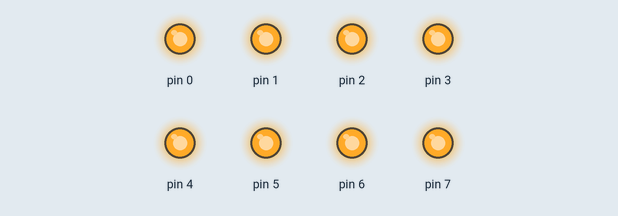
Bench run of a sketch on a simulated Arduino Uno, built with avr-gcc and run on an emulated ATmega328P. On the bench: output pins drawn as LEDs (lit = HIGH).

Above: at 0.5 s.
At 2.05 s:
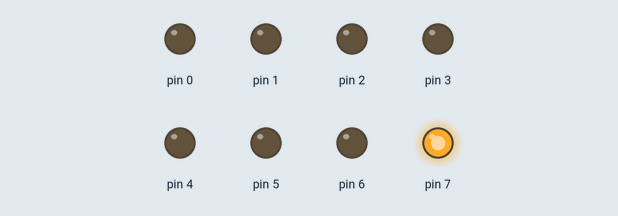
At 2.35 s:
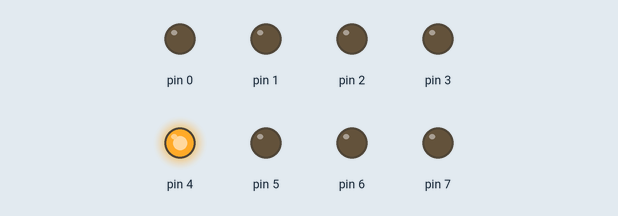
At 2.65 s:
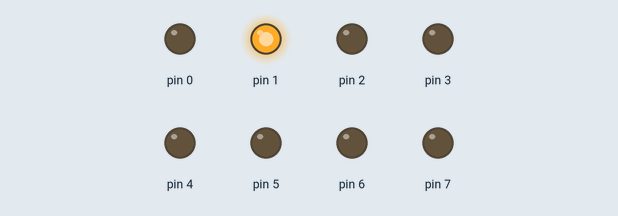
At 4.8 s:
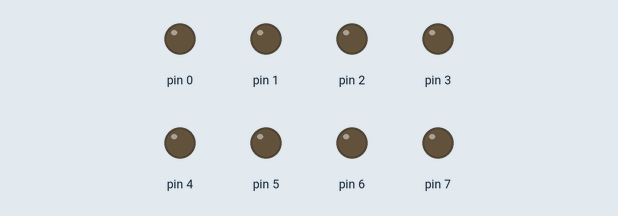
At 6.05 s:
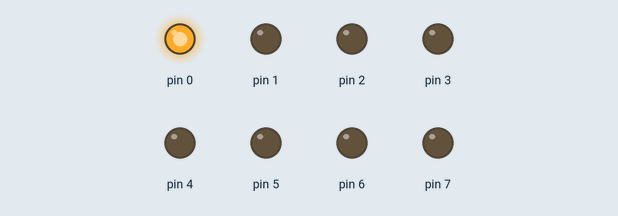
Timing chart, 0 to 7.6 s (numbered marks = the images above):
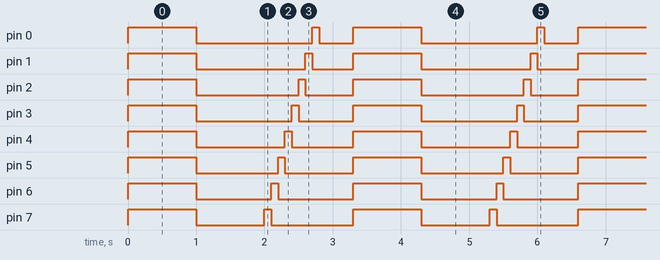

The sketch:

arduinoUno_digitalpinlane_ledBlink.ino
```cpp
// C++ code
//
/*
  This program blinks pin 13 of the Arduino (the
  built-in LED)
*/

void setup()
{
  // 	  76543210
  DDRD = B11111111;
}

void loop()
{
  PORTD = B11111111;
  delay(1000);
  PORTD = B00000000;
  delay(1000); // Wait for 1000 millisecond(s)

  PORTD = B10000000;
  delay(100);
  PORTD = B01000000;
  delay(100);
  PORTD = B00100000;
  delay(100);
  PORTD = B00010000;
  delay(100);
  PORTD = B00001000;
  delay(100);
  PORTD = B00000100;
  delay(100);
  PORTD = B00000010;
  delay(100);
  PORTD = B00000001;
  delay(100);
  PORTD = B00000000;
  delay(500);
}
```

Measured:
- by itself, pin 0: repeats every 3.3 s: LOW 1.7 s, HIGH 0.10 s, LOW 0.50 s, HIGH 1.0 s
- by itself, pin 1: repeats every 3.3 s: LOW 1.6 s, HIGH 0.10 s, LOW 0.60 s, HIGH 1.0 s
- by itself, pin 2: repeats every 3.3 s: LOW 1.5 s, HIGH 0.10 s, LOW 0.70 s, HIGH 1.0 s
- by itself, pin 3: repeats every 3.3 s: LOW 1.4 s, HIGH 0.10 s, LOW 0.80 s, HIGH 1.0 s
- by itself, pin 4: repeats every 3.3 s: LOW 1.3 s, HIGH 0.10 s, LOW 0.90 s, HIGH 1.0 s
- by itself, pin 5: repeats every 3.3 s: LOW 1.2 s, HIGH 0.10 s, LOW 1.0 s, HIGH 1.0 s
- by itself, pin 6: repeats every 3.3 s: LOW 1.1 s, HIGH 0.10 s, LOW 1.1 s, HIGH 1.0 s
- by itself, pin 7: repeats every 3.3 s: LOW 1.0 s, HIGH 0.10 s, LOW 1.2 s, HIGH 1.0 s
